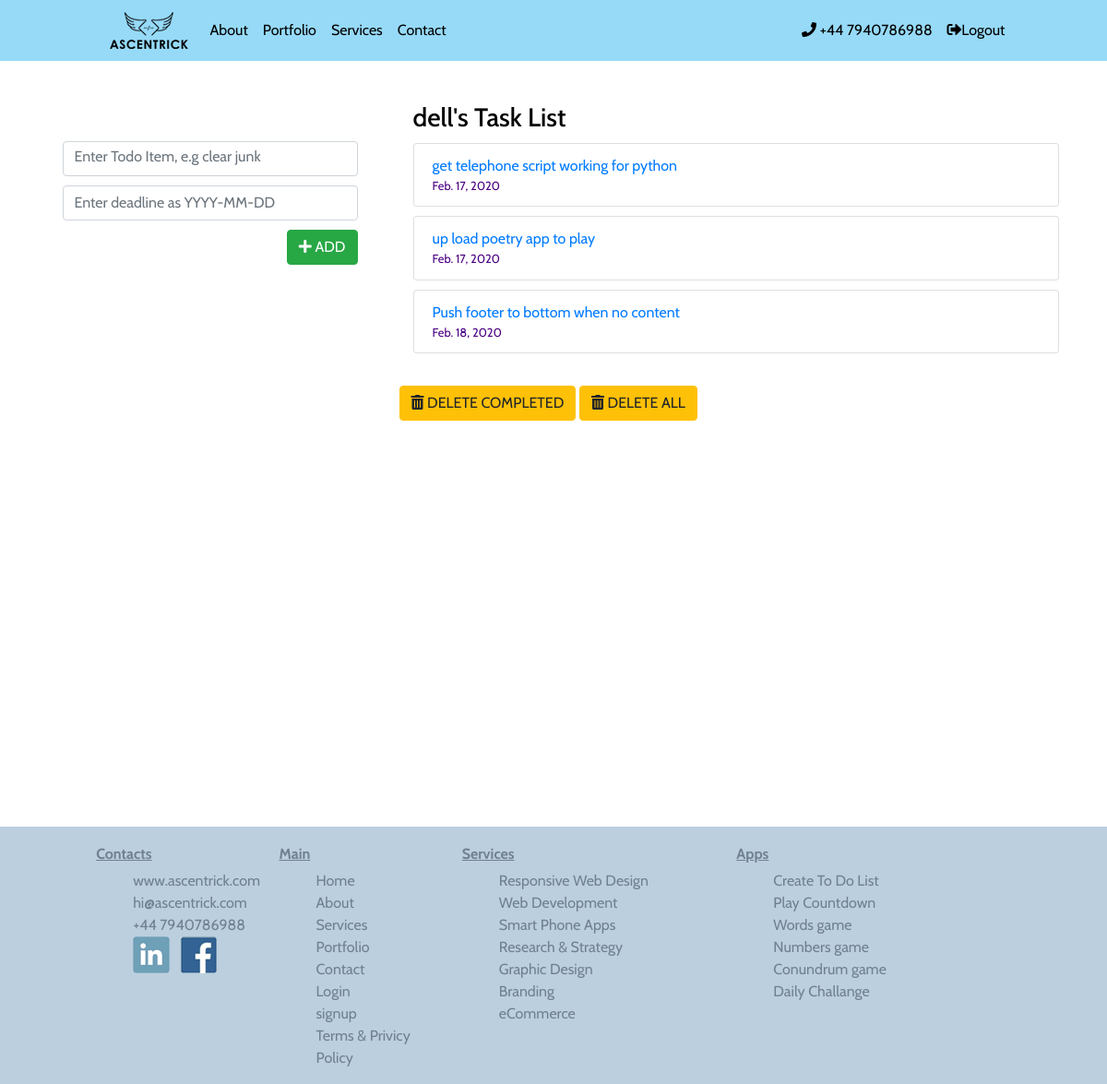
The page /todo/ (signed in) on the database its author committed.
### todo/models.py (models this page shows, shortened)
class Todo(models.Model):
    owner = models.ForeignKey(User, related_name="todo_list", on_delete=models.CASCADE, null=True)
    text = models.CharField(max_length=50)
    complete = models.BooleanField(default=False)
    lastdate = models.DateField(auto_now=False, null=True)

### todo/views.py (the view)
# urls.py: path('', views.todoIndex, name='index'),
@login_required
def todoIndex(request):
    todo_list = Todo.objects.order_by('lastdate')
    form = TodoForm()
    context = { 'todo_list' : todo_list , 'form': form }
    return render(request, 'todo/index.html', context)

### todo/forms.py
class  TodoForm(forms.Form):
    text = forms.CharField(max_length=50,
        widget = forms.TextInput (
            attrs ={'class': 'form-control p10', 'placeholder': 'Enter Todo Item, e.g clear junk', 'id':'space'} ))
    lastdate = forms.CharField( widget = forms.DateInput (
        attrs = { 'placeholder':'Enter deadline as YYYY-MM-DD' , 'class':'form-control datepicker'} ))

### todo/templates/todo/index.html (shortened to what this page needs)
{% extends "base.html"  %}
{%  block header %}
{% load static %}
<link rel="stylesheet" href="https://cdnjs.cloudflare.com/ajax/libs/datepicker/0.6.5/datepicker.min.css"
 />
  <link rel="stylesheet" href="{% static 'todo/css/styles1.css' %}">
{% endblock %}
{% block content %}
<div style="min-height:100vh;">
	<div class="container t20">
		<div class="row">
			<div class="col-md-4">
				<div class="" id="content">
					{% if user.is_authenticated %}
					<h3>&nbsp;</h3>
					<form action="{% url 'todo:add' %}" method="POST" role="form">
						{{ form.text }}
						{{ form.lastdate }}
						<div class="rgt">
							<button type="submit" class="btn btn-success t10">
								<i class="fas fa-plus"></i> ADD
							</button>
						</div>
					</form>
				</div>
			</div>
			<div class="col-md-8">
				<div class="" id="content">
					<h3>{{ user }}'s Task List </h3>
					{% for item in todo_list %}
					{% if user == item.owner %}
					<ul class="list-group t10">
						{% if item.complete %}
						<li class="list-group-item list-group-item-success todo-completed">{{ item.text }}
							{{ item.lastdate }}
						</li>
						{% else %}
						<li class="list-group-item list-group-item-default">
							<a href="{% url 'todo:complete' item.id %}">{{ item.text }} </a>
							<div class="lastdate">{{ item.lastdate }} </div>
						</li>
						{% endif %}
					</ul>
					{% endif %}
					{% endfor %}
				</div>
				<div>
					<div class="btn-group">
						<a href="{% url 'todo:deletecomplete' %}">
							<button type="button" class="btn btn-warning t10">
								<i class="fas fa-trash-alt"></i> DELETE COMPLETED
							</button>
						</a>
					</div>
					<div class="btn-group">
						<a href="{% url 'todo:deleteall' %}">
							<button type="button" class="btn btn-warning t10">
								<i class="fas fa-trash-alt"></i> DELETE ALL
							</button>
						</a>
					</div>
				</div>
				</div>
			</div>
			{% endif %}
		</div>
	</div>
</div>
{% endblock %}

### static/todo/css/styles1.css (style rules this page uses)
html { scroll-behavior: smooth; }
body { font-family: 'Oswald', 'Futura', sans-serif; }
#content { padding: 15px; }
.p10 { padding-bottom: 10px; }
.t10 { margin-top: 10px; margin-bottom: 10px; }
.t20 { margin-top: 30px; }
.lastdate { font-size: 13px; }
#space { margin-bottom: 10px; }
.rgt { text-align: right; }

### static/css/main.css (style rules this page uses)
html { scroll-behavior: smooth; }
body { font-family: 'Cabin', sans-serif; color: black; margin: 0px; padding:0px; }
.p10 { padding-bottom: 10px; }
.t10 { margin-top: 10px; margin-bottom: 10px; }
.t20 { margin-top: 30px; }
.lastdate { font-size: 13px; }
#space { margin-bottom: 10px; }
.rgt { text-align: right; }
ul { list-style-type: none; color: indigo; }

### rows shown on the page
Todo: text "get telephone script working for python", lastdate "Feb. 17, 2020"
Todo: text "up load poetry app to play", lastdate "Feb. 17, 2020"
Todo: text "Push footer to bottom when no content", lastdate "Feb. 18, 2020"

### other values the page prints
{{ user }} "dell"
